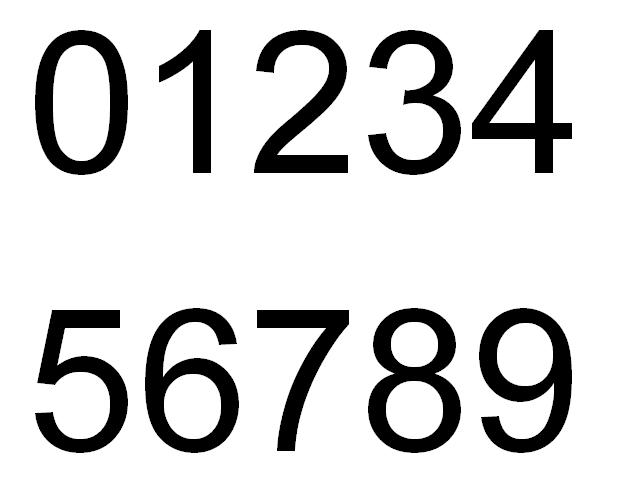
//> input picture c/digits/digits.jpg, 632 x 498 px
$ ./mainDigits digits.jpg digits.jpg   (built with g++ and OpenCV 4)
//> lines starting //> are read from the running program, lines starting //| are printed output that depends on the picture; after the words box and inside, x2 and y2 are one past the last pixel; in counts of white or black regions, pixels touching at a corner belong together
// Digits recognition for SICK Robot Day 2010
#include <string>
#include <iostream>
#include <vector>
#include <cv.h>
#include <highgui.h>
#include <algorithm>

const int THRESHOLD = 80; // was 100 parameter of the image thresholding
const int THRESHOLD_STEP = 20; // test +/- THRESHOLD

int findIndex( CvSeq *contour, CvPoint *pt )
{
  int i;
  for(i = 0; i < contour->total; i++)
  {
    CvPoint p = *CV_GET_SEQ_ELEM( CvPoint, contour, i );
    if( p.x == pt->x && p.y == pt->y )
      return i;
  }
  return -1; // not found
}

int clasifyDigit( CvSeq *contour, IplImage *debugImg=NULL )
// return -1 for unknown
{
  double area = cvContourArea( contour );
  if( area < 100 )
    return -1;

  CvRect rect = cvBoundingRect( contour );
  if( rect.height > 4*rect.width )
    return -1;
  if( rect.height < rect.width )
    return -1;

  if( rect.height < 60 )
    return -1; // look only for large numbers

  // verify number border (in Germany only)
  if( contour->v_prev )
  {
    CvMemStorage* tmpStorage = cvCreateMemStorage(0);
    CvSeq* frameShape = cvApproxPoly( contour->v_prev, sizeof(CvContour), tmpStorage,
                CV_POLY_APPROX_DP, cvContourPerimeter(contour->v_prev)*0.02, 0 );
    if( debugImg && frameShape->total == 4 )
      cvDrawContours( debugImg, frameShape, CV_RGB(255,0,0), CV_RGB(0,255,0), 0, 1, CV_AA, cvPoint(0,0) );
    int total = frameShape->total;
    cvReleaseMemStorage( &tmpStorage );
    if( total != 4 ) // rectangle
      return -1;
  }
  else
    return -1; // there is nothing containing this frame


  CvMoments moments;
  cvMoments( contour, &moments );
  double length = cvArcLength( contour );

  if ( contour->v_next )
  {
    // interior in pixels + has hole(s)
    if( contour->v_next->h_next )
    // interior in pixels + has 2 holes -> 8
    {
      if( contour->v_next->h_next->h_next )
        return -1; // 3 and more holes

      double subarea1 = fabs(cvContourArea( contour->v_next ));
      double subarea2 = fabs(cvContourArea( contour->v_next->h_next ));
      double frac1 = subarea1/area;
      double frac2 = subarea2/area;

      CvRect rect1 = cvBoundingRect(contour->v_next);
      CvRect rect2 = cvBoundingRect(contour->v_next->h_next);
      if( rect1.y > rect2.y )
      {
        double tmp = frac1; frac1 = frac2; frac2 = tmp;
        CvRect rtmp = rect1; rect1 = rect2; rect2 = rtmp;
      }

      if( frac1 > 0.1 && frac1 < 0.2 && frac2 > 0.2 && frac2 < 0.3 )
      {
        if( rect1.y + rect1.height < rect2.y )
        {
          if( rect1.width <= rect2.width && rect1.height <= rect2.height )
          {
            if( rect1.x >= rect2.x && rect1.x + rect1.width <= rect2.x + rect2.width )
            {
              return 8;
            }
          }
        }
      }
      return -1;
    }
    else
    {
      // reference values 0.203974, 0.310097/0.319935, 0.489391
      double subarea = fabs(cvContourArea( contour->v_next ));
      double frac = subarea/area;
      CvRect subRect = cvBoundingRect(contour->v_next);
//      printf( "subarea fraction: %lf\n", frac );
      if( frac < 0.25 )
      {
        CvMemStorage* tmpStorage = cvCreateMemStorage(0);
        CvSeq* holeShape = cvApproxPoly( contour->v_next, sizeof(CvContour), tmpStorage,
                    CV_POLY_APPROX_DP, cvContourPerimeter(contour->v_next)*0.02, 0 );
        int total = holeShape->total;
        cvReleaseMemStorage( &tmpStorage );
        if( total == 3 ) // triangular hole
          return 4;
        return -1;
      }
      else
      {
        if( subRect.height > rect.height/2 )
          return 0;

        // 6 and 9
        CvMoments holeMoments;
        cvMoments( contour->v_next, &holeMoments );
        if( moments.m01/moments.m00 < holeMoments.m01/holeMoments.m00 )
        {
          // hole has bigger Y (BEWARE OF SWAPPED Y-Coordinates!!!
          if( subRect.y > rect.y + rect.height/3 ) // 1/2 is too close
            return 6;
          else
            return -1;
        }
        else
        {
          if( subRect.y+subRect.height < rect.y + 2*rect.height/3 ) // 1/2 is too close
            return 9;
          else
            return -1;
        }
      }
    }
  }

  // no holes
  int i;
  CvSeq *hull = cvConvexHull2( contour );
  CvSeq *defects = cvConvexityDefects( contour, hull );
  if( defects->total < 2 )
    return -1;

  CvConvexityDefect best = *CV_GET_SEQ_ELEM( CvConvexityDefect, defects, 0 );
  int bestIndex = 0, secondIndex = 0;
  for( i = 1; i < defects->total; i++ )
  {
    CvConvexityDefect d = *CV_GET_SEQ_ELEM( CvConvexityDefect, defects, i );
    if( d.depth > best.depth )
    {
      best = d;
      bestIndex = i;
    }
  }
  CvConvexityDefect second = *CV_GET_SEQ_ELEM( CvConvexityDefect, defects, bestIndex==0?1:0 );
  for( i = 0; i < defects->total; i++ )
  {
    CvConvexityDefect d = *CV_GET_SEQ_ELEM( CvConvexityDefect, defects, i );
    if( i != bestIndex && d.depth > second.depth )
    {
      second = d;
      secondIndex = i;
    }
  }

  CvSlice slice = cvSlice( findIndex( contour, best.start ), findIndex( contour, best.end ) );
  double arcLength = cvArcLength( contour, slice );

  int x,y;
  x = (best.start->x + best.end->x)/2 - (int)(moments.m10/moments.m00);
  y = (best.start->y + best.end->y)/2 - (int)(moments.m01/moments.m00);
  double entryLength = sqrt( (double)(best.start->x - best.end->x)*(best.start->x - best.end->x)
                                   + (best.start->y - best.end->y)*(best.start->y - best.end->y) );

  if( best.depth > 2 * second.depth && arcLength > 0.4 * length && x < 0 && arcLength > 4* entryLength )
    return 3;

  if( best.depth > 8 * second.depth && x < 0 )
    return 1;

  if( best.depth < 1.1 * second.depth && best.depth > rect.width/2.0)
    return 2;

  if( arcLength > 5.0 * entryLength && y > 0 )
    return 5;

  if( best.depth > 5 * second.depth && x < 0 )
    return 7;

  return -1;
}

struct SmallerArea : public std::binary_function<CvRect, CvRect, bool>
{
  bool operator()(const CvRect& left, const CvRect& right) const
  { return left.height * left.width < right.height * right.width; }
};


bool isItTarget( CvSeq *contour, IplImage *debugImg=NULL )
{
  if ( contour->v_next )
  {
    double area = fabs( cvContourArea( contour ));
    double minSubarea = 4000.0;
    double subarea;
    // it has hole(s)
    CvSeq* p = contour->v_next;
    unsigned int i;
    for( i = 0; p != NULL; i++ )
    {
      subarea = fabs( cvContourArea( p ));
      if( subarea < minSubarea )
        minSubarea = subarea;
      p = p->h_next;
    }
    if( i == 12 )
    {
      if( area < 15000.0 && minSubarea > 0.0 )
      {
        std::vector<CvRect> bb;
        p = contour->v_next;
        for( i = 0; p != NULL; i++ )
        {
          bb.push_back( cvBoundingRect( p ) );
          p = p->h_next;
        }
        std::sort( bb.begin(), bb.end(), SmallerArea() );

        unsigned int best, last;

        for( last = 8; last <= 12; last += 4 )
        {
          std::vector<unsigned int> bestArr;

          best = 0;
          for( i = 0; i < last; i++ )
          {
            if( bb[i].x + bb[i].y < bb[best].x + bb[best].y )
              best = i;
          }
          if( best < last - 4 )
            return false;
          bestArr.push_back( best );

          best = 0;
          for( i = 0; i < last; i++ )
          {
            if( bb[i].x + bb[i].y + bb[i].height + bb[i].width > bb[best].x + bb[best].y + bb[best].height + bb[best].width )
              best = i;
          }
          if( best < last - 4 )
            return false;
          bestArr.push_back( best );

          best = 0;
          for( i = 0; i < last; i++ )
          {
            if( bb[i].x - bb[i].y - bb[i].height < bb[best].x - bb[best].y - bb[best].height )
              best = i;
          }
          if( best < last - 4 )
            return false;
          bestArr.push_back( best );

          best = 0;
          for( i = 0; i < last; i++ )
          {
            if( bb[i].x + bb[i].width - bb[i].y > bb[best].x + bb[best].width - bb[best].y )
              best = i;
          }
          if( best < last - 4 )
            return false;
          bestArr.push_back( best );

          // now shold be bestArr uniqe permutation last-4, last-3, last-2, last-1
          std::sort( bestArr.begin(), bestArr.end() );
          for( i = 0; i < bestArr.size(); i++ )
          {
            if( bestArr[i] != last - 4 + i )
              return false;
          }
        }

        return true;
      }
    }
  }
  return false;
}

bool validDigitPosition( CvRect rect )
{
  double v = 0.6*rect.y + 0.8*rect.height - 144.0;
  return fabs(v) < 20.0;
}


int findDigit( const char *filename, char *outFilename = 0 )
{
//> called with filename = "digits.jpg", outFilename = "digits.jpg"
  IplImage* img = cvLoadImage(filename);
//> img is the input picture: 498 rows x 632 cols, CV_8UC3; min 0, max 255, mean 213.1
  if(img == NULL)
  {
    std::cerr << "Failed to load the image: " << filename << std::endl;
    return 2;
  }

  IplImage* gray = cvCreateImage(cvGetSize(img), IPL_DEPTH_8U, 1);
  cvCvtColor(img, gray, CV_BGR2GRAY);
  IplImage* bin = cvCreateImage(cvGetSize(img), IPL_DEPTH_8U, 1);
  CvMemStorage* storage = cvCreateMemStorage(0);

  // erosion
  // IplConvKernel* cvCreateStructuringElementEx(int cols, int rows, int anchor_x, int anchor_y, int shape, int* values=NULL )
  //IplConvKernel* element = cvCreateStructuringElementEx( 3, 3, 0, 0, cv::MORPH_RECT );
  // void cvErode(const CvArr* src, CvArr* dst, IplConvKernel* element=NULL, int iterations=1)
  cvErode( gray, gray ); // element – structuring element used for erosion; if element=Mat() , a 3 x 3 rectangular structuring element is used.
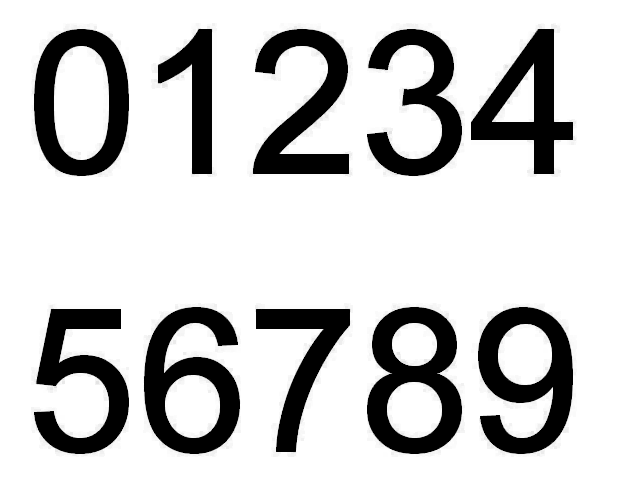
//> gray: 498 rows x 632 cols, CV_8UC1; min 0, max 255, mean 206.1

  if( outFilename )
  {
    // extra computation, so it is done only once
    cvThreshold(gray, bin, THRESHOLD, 255, CV_THRESH_BINARY);
//> bin: 498 rows x 632 cols, CV_8UC1; 81.4% white; 10 black regions, largest, box (x1, y1, x2, y2) and area: (367, 307, 462, 454) 6945, (478, 307, 573, 454) 6805, (144, 307, 240, 454) 6802
    cvCvtColor(bin, img, CV_GRAY2BGR);
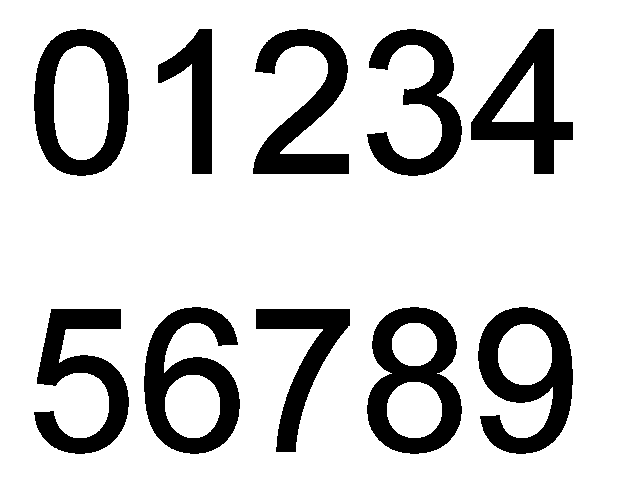
//> img: 498 rows x 632 cols, CV_8UC3; 81.4% white; 10 black regions, largest, box (x1, y1, x2, y2) and area: (367, 307, 462, 454) 6945, (478, 307, 573, 454) 6805, (144, 307, 240, 454) 6802
  }

//  CvRect roi = cvRect(110, 49, 400, 280);
  CvRect roi = cvRect(0, 0, 640, 512);
  cvSetImageROI( bin, roi ); // try faster processing
  cvSetImageROI( gray, roi ); // try faster processing

  fprintf( stdout, "[" );
  for( int threshold = THRESHOLD-THRESHOLD_STEP; threshold <= THRESHOLD+THRESHOLD_STEP; threshold += THRESHOLD_STEP )
  {
  cvThreshold(gray, bin, threshold, 255, CV_THRESH_BINARY);

  CvSeq* contours = 0;
  int levels = 3;

  cvFindContours( bin, storage, &contours, sizeof(CvContour),
                    CV_RETR_TREE, CV_CHAIN_APPROX_SIMPLE, cvPoint(0,0) );
  //cvFindContours( bin, storage, &contours, sizeof(CvContour),
  //                  CV_RETR_LIST, CV_CHAIN_APPROX_SIMPLE, cvPoint(0,0) );


  CvSeq* ptr = contours;
  std::vector< CvSeq* > stack;
  stack.push_back( ptr );
  fprintf( stdout, "(" );
  while( !stack.empty() )
  {
    ptr = stack.back();
    stack.pop_back();

    while( ptr )
    {
      if( isItTarget( ptr ) )
      {
        CvRect rect = cvBoundingRect( ptr ); // Centroid would be better
        fprintf( stdout, "('X', (%d,%d,%d,%d)),", rect.x+roi.x, rect.y+roi.y, rect.width, rect.height );
        if( outFilename )
        {
          cvDrawContours( img, ptr, CV_RGB(0,0,255), CV_RGB(0,255,0), -1, 1, CV_AA, cvPoint(roi.x,roi.y) );
        }
      }

      int digit = clasifyDigit( ptr );
      if( digit != -1 )
      {
        CvRect rect = cvBoundingRect( ptr );
        if( validDigitPosition( rect ) )
        {
          fprintf( stdout, "(%d, (%d,%d,%d,%d)),", digit, rect.x+roi.x, rect.y+roi.y, rect.width, rect.height );

          if( outFilename )
          {
            CvMoments moments;
            cvMoments( ptr, &moments );
            cvDrawContours( img, ptr, CV_RGB(255,0,0), CV_RGB(0,255,0), -1, 1, CV_AA, cvPoint(roi.x,roi.y) );
            CvPoint c = cvPoint((int)(moments.m10/moments.m00)+roi.x, (int)(moments.m01/moments.m00)+roi.y);
            cvCircle(img, c, 5, CV_RGB(255, 255, 0), 3);

            CvFont font;
            cvInitFont( &font, CV_FONT_HERSHEY_DUPLEX, 1.0, 1.0 );
            char buf[256];
            sprintf( buf, " %d", digit );
            c.x += (threshold-THRESHOLD)/THRESHOLD_STEP;
            c.y += (threshold-THRESHOLD)/THRESHOLD_STEP;
            cvPutText( img, buf, c, &font, CV_RGB(255,0,0));
          }
        }
      }

      if( ptr->v_next )
        stack.push_back( ptr->v_next );
      ptr = ptr->h_next;
    }
  }

  fprintf( stdout, ")," );
  }
//> this loop made 3 passes
//> pass 1, in findDigit, `cvThreshold(gray, bin, threshold, 255, CV_THRESH_BINARY);`:
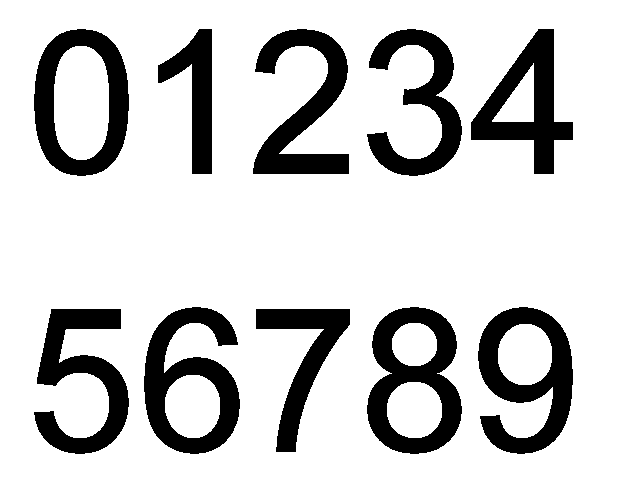
//> bin: 498 rows x 632 cols, CV_8UC1; 81.5% white; 10 black regions, largest, box (x1, y1, x2, y2) and area: (367, 307, 462, 454) 6909, (144, 307, 240, 454) 6778, (478, 307, 573, 454) 6755
//> pass 1, in findDigit, `cvFindContours( bin, storage, &contours, sizeof(CvContour), CV_RETR_TR..`:
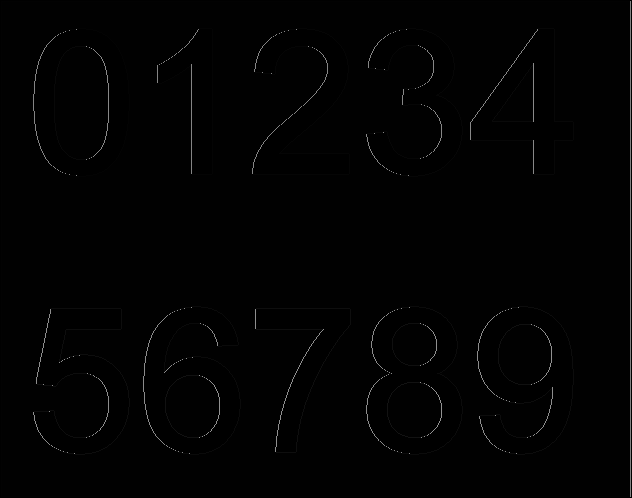
//> bin: 498 rows x 632 cols, CV_8UC1; min 0, max 146, mean 2
//> pass 2, in findDigit, `cvFindContours( bin, storage, &contours, sizeof(CvContour), CV_RETR_TR..`:
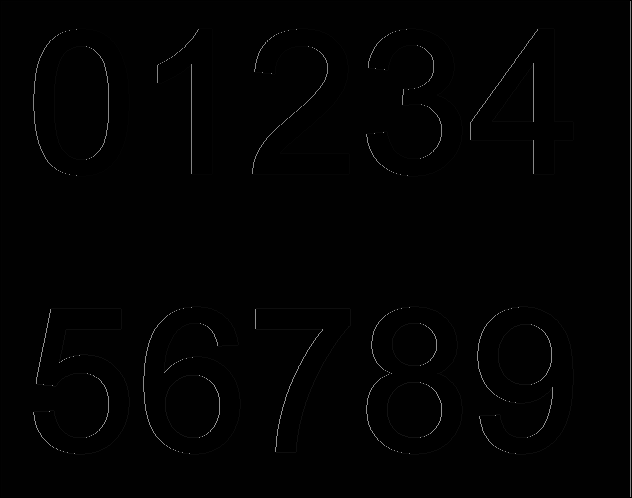
//> bin: 498 rows x 632 cols, CV_8UC1; 0.19% of pixels changed, all inside (x1, y1, x2, y2) = (35, 28, 571, 455)
//> pass 3, in findDigit, `cvThreshold(gray, bin, threshold, 255, CV_THRESH_BINARY);`:
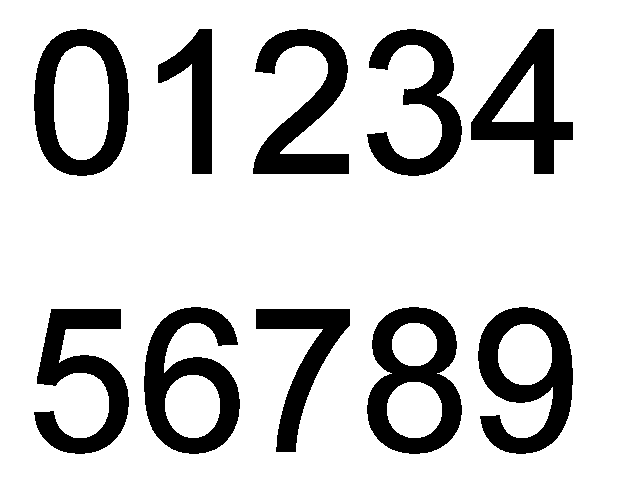
//> bin: 498 rows x 632 cols, CV_8UC1; 81.3% white; 10 black regions, largest, box (x1, y1, x2, y2) and area: (367, 307, 462, 454) 6993, (144, 307, 240, 454) 6855, (478, 307, 573, 454) 6841
//> after the loop:
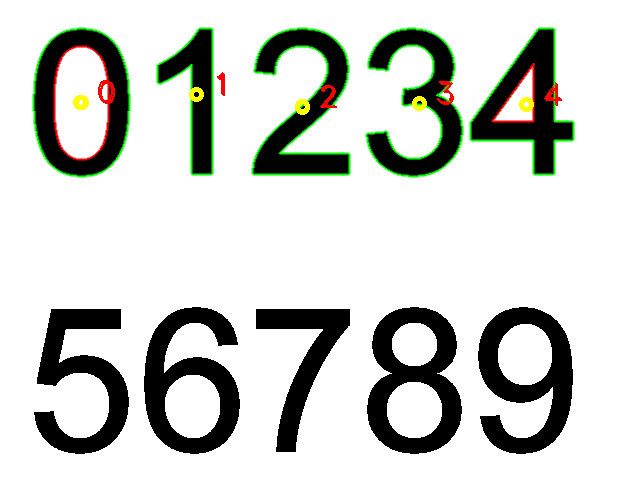
//> img: 498 rows x 632 cols, CV_8UC3; 3.21% of pixels changed, all inside (x1, y1, x2, y2) = (32, 27, 575, 178)
  fprintf( stdout, "]\n" );
  fflush( stdout );

  if( outFilename )
    cvSaveImage(outFilename, img);

  cvReleaseMemStorage( &storage );
  cvReleaseImage(&bin);
  cvReleaseImage(&gray);
  cvReleaseImage(&img);
  return 0;
}

const char* COMMAND_QUIT = "quit";
const char* COMMAND_FILE = "file";

int main( int argc, char *argv[] )
{
  if( argc > 2 )
  {
    // test single image
    findDigit( argv[1], argv[2] );
    return 0;
//> (the program exits here)
